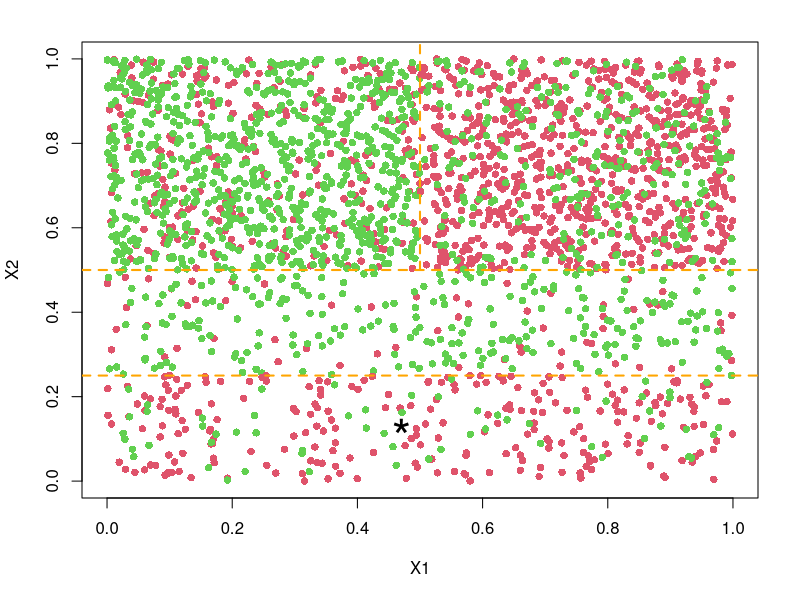
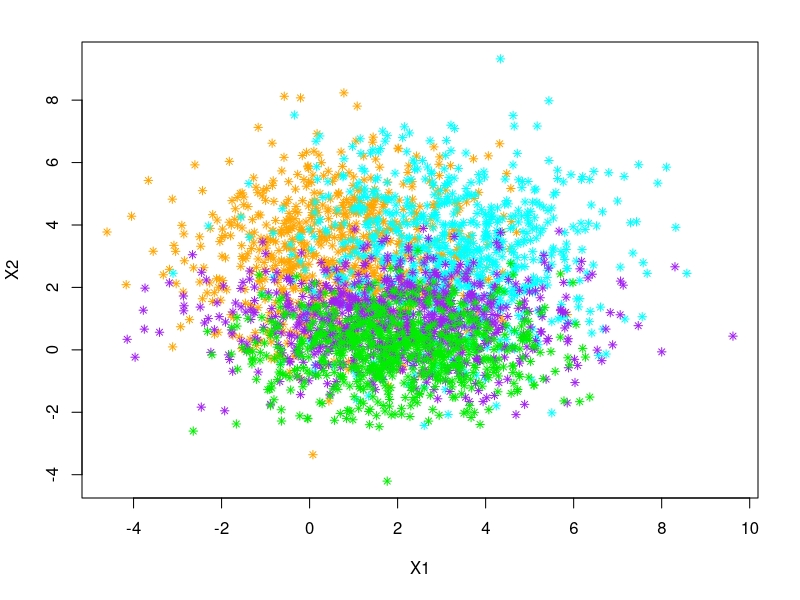
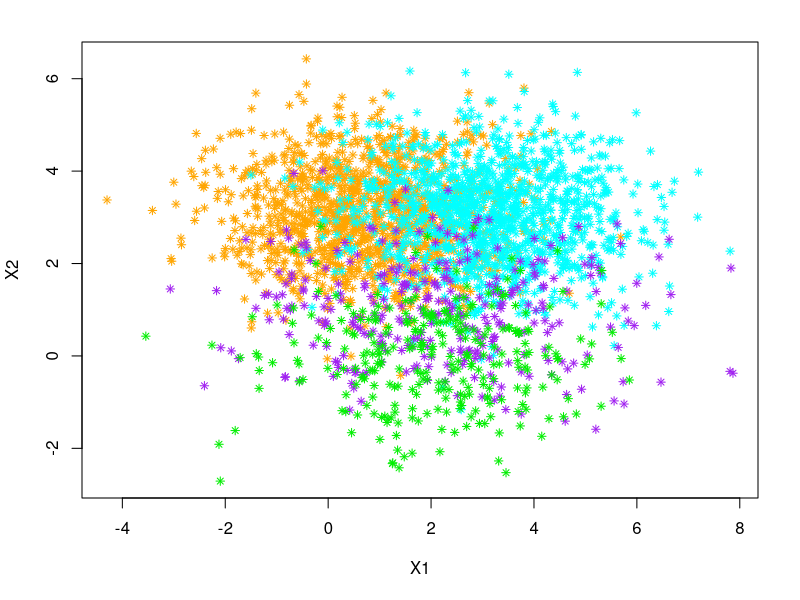

Reproduce these figures in R, in order. (Note: this script raises an error after producing the figures.)
## ---- chunk 1
knitr::opts_chunk$set(tidy = FALSE, fig.width = 8, fig.height = 8, echo = FALSE)
options(htmltools.dir.version = FALSE)
## ---- chunk 2

set.seed(2)

n1 <- 1000; n2 <- 1000; n3 <- 300; n4 <- 300 

prob_classe1_z1 <- 0.25
prob_classe2_z1 <- 0.75

prob_classe1_z2 <- 0.75
prob_classe2_z2 <- 0.25

prob_classe1_z3 <- 0.2
prob_classe2_z3 <- 0.80

prob_classe1_z4 <- 0.80
prob_classe2_z4 <- 0.2


# Zone 1, limit X1 : 0 - 0.5, limit X2 : 0.5 - 1

b_inf_X1_z1 <- 0
b_sup_X1_z1 <- 0.5
b_inf_X2_z1 <- 0.5
b_sup_X2_z1 <- 1

Y.train.z1 <- c(rep(0, n1*prob_classe1_z1), rep(1,n1*prob_classe2_z1))
X.train.z1 <- cbind(runif(n1, b_inf_X1_z1, b_sup_X1_z1) ,  runif(n1, b_inf_X2_z1, b_sup_X2_z1) )
colnames(X.train.z1) <- c("X1", "X2")


# Zone 2, limit X1 : 0.5 - 1, limit X2 : 0.5 - 1

b_inf_X1_z2 <- 0.5
b_sup_X1_z2 <- 1
b_inf_X2_z2 <- 0.5
b_sup_X2_z2 <- 1

Y.train.z2 <- c(rep(0, n2*prob_classe1_z2), rep(1,n2*prob_classe2_z2))
X.train.z2 <- cbind(runif(n2, b_inf_X1_z2, b_sup_X1_z2) ,  runif(n2, b_inf_X2_z2, b_sup_X2_z2) )
colnames(X.train.z2) <- c("X1", "X2")


# Zone 3, limit X1 : 0 - 1, limit X2 : 0.25 - 0.5

b_inf_X1_z3 <- 0
b_sup_X1_z3 <- 1
b_inf_X2_z3 <- 0.25
b_sup_X2_z3 <- 0.5

Y.train.z3 <- c(rep(0, n3*prob_classe1_z3), rep(1, n3*prob_classe2_z3))
X.train.z3 <- cbind(runif(n3, b_inf_X1_z3, b_sup_X1_z3) ,  runif(n3, b_inf_X2_z3, b_sup_X2_z3) )
colnames(X.train.z3) <- c("X1", "X2")


# Zone 4, limit X1 : 0 - 1, limit X2 : 0 - 0.25

b_inf_X1_z4 <- 0
b_sup_X1_z4 <- 1
b_inf_X2_z4 <- 0
b_sup_X2_z4 <- 0.25

Y.train.z4 <- c(rep(0, n4*prob_classe1_z4), rep(1, n4*prob_classe2_z4))
X.train.z4 <- cbind(runif(n4, b_inf_X1_z4, b_sup_X1_z4) ,  runif(n4, b_inf_X2_z4, b_sup_X2_z4) )
colnames(X.train.z4) <- c("X1", "X2")


# Concatenate

Y.train <- c(Y.train.z1, Y.train.z2, Y.train.z3, Y.train.z4)
X.train <- rbind(X.train.z1, X.train.z2, X.train.z3, X.train.z4)


#######
# Graph generation

par(mar=c(5.1,4.1,2.1,2.1))
plot(X.train, col=Y.train+2, xlim=c(0,1), ylim=c(0,1), pch=16, xlab="X1", ylab="X2")
segments(x0=0.5, y0=0.5, x1=0.5, y1=2, col="orange", lw=2, lty=2)
abline(h=0.5, lty=2, col="orange", lw=2)
abline(h=0.25, lty=2, col="orange", lw=2)
points(0.47, 0.13, pch="*", cex=3)
## ---- chunk 3
set.seed(1)
library(mvtnorm)

# Model probabilities (4 balanced classes)
pi0 <- 0.25
pi1 <- 0.25
pi2 <- 0.25
pi3 <- 0.25

# Gaussian dimension
l <- 20

# Gaussian parameters
mu0 <- c(c(0.8,3), rep(c(1,2.5), l/2-1)) ; Sigma0 <- diag(c(c(3,3), rep(c(3,1),l/2-1)) )
mu1 <- c(c(3.2,3), rep(c(2.5,2.5), l/2-1)) ; Sigma1 <- diag(c(c(3,3), rep(c(3,5),l/2-1)) )
mu2 <- c(c(2,1), rep(c(2,2.3),l/2-1)) ; Sigma2 <- diag( (rep(c(4,1),l/2) ) )
mu3 <- c(c(2,0), rep(c(2,1.8),l/2-1)) ; Sigma3 <- diag( (rep(c(2.5,1),l/2) ) )

# Number of training data
n <-3000 # only 3000 to keep figure meaningful
# Sample class label
classe <- sample(x = c(0,1,2,3), size = n, replace = TRUE, prob = c(pi0,pi1,pi2,pi3))
classe <- sort(classe)

couleur <- rep("orange", n)
couleur[classe==1] <- "cyan"
couleur[classe==2] <- "purple"
couleur[classe==3] <- "green2"

n0 <- sum(classe==0)
n1 <- sum(classe==1)
n2 <- sum(classe==2)
n3 <- sum(classe==3)

# Sample from the Gaussians
x.train <- rbind(rmvnorm(n0, mu0, Sigma0),
                 rmvnorm(n1, mu1, Sigma1),
                 rmvnorm(n2, mu2, Sigma2),
                 rmvnorm(n3, mu3, Sigma3))

# Graph generation
plot(x.train[,1], x.train[,2], col=couleur,xlab="X1",ylab="X2",pch=8,cex=0.8)
## ---- chunk 4
library(xtable)
resTOT<-read.table("Gaussian-Balanced-No-Noise/Example-Gaussian-Balanced-No-Noise-Res-10000.txt",header=T)
resTOT<-100*resTOT

Identifier<-c("Bayes classifier","Bagged CARTs","Random forest","LVI-RF","CSRF","CSRF","CSRF","CSRF","CSRF","CSRF","DVSRF","DVSRF","KV-RF","KV-RF","KV-RF","KV-RF","NN-RF","NN-RF","NN-RF")
Characteristics<-c("","","","","Nmin=5","Nmin=10","Nmin=50","Nmin=150","Nmin=250","Nmin=350","k=3000,Bsel=100","k=3000,Bsel=50","alpha=1","alpha=0.75","alpha=0.5","alpha=0.25", "k=1000","k=1500","k=2500")
Table=cbind(Identifier,Characteristics,apply(resTOT,2,mean),paste("(",round(apply(resTOT,2,sd),3),")",sep=""))

TableOrdered=Table[c(1:3,5:10,17:19,4,11:16),]
colnames(TableOrdered)=c("Method","Parameters","Error rate","(sd)")
rownames(TableOrdered)=NULL

knitr::kable(TableOrdered,caption= "First Gaussian example: prediction error rate (percentage), with 10000 training data",booktabs=T,label= "gaussEq10",row.names=NA)


## ---- chunk 5
library(xtable)
resTOT<-read.table("Gaussian-Balanced-With-Noise/Example-Gaussian-Balanced-With-Noise-Res-10000-problem-csrf.txt",header=T)
resTOT<-100*resTOT

Identifier<-c("Bayes classifier","Bagged CARTs","Random forest","LVI-RF","CSRF","CSRF","CSRF","CSRF","CSRF","CSRF","DVSRF","DVSRF","KV-RF","KV-RF","KV-RF","KV-RF","NN-RF","NN-RF","NN-RF")
Characteristics<-c("","","","","Nmin=5","Nmin=10","Nmin=50","Nmin=150","Nmin=250","Nmin=350","k=3000,Bsel=100","k=3000,Bsel=50","alpha=1","alpha=0.75","alpha=0.5","alpha=0.25", "k=1000","k=1500","k=2500")
Table=cbind(Identifier,Characteristics,apply(resTOT,2,mean),paste("(",round(apply(resTOT,2,sd),3),")",sep=""))

TableOrdered=Table[c(1:3,5:10,17:19,4,11:16),]
colnames(TableOrdered)=c("Method","Parameters","Error rate","(sd)")
rownames(TableOrdered)=NULL

knitr::kable(TableOrdered,caption= "First Gaussian example: prediction error rate (percentage), with 10000 training data and 100 noise variables",booktabs=T,label= "gaussEqNoise10",row.names=NA)

## ---- chunk 6
# Model probabilities (4 balanced classes)
pi0 <- 0.40
pi1 <- 0.40
pi2 <- 0.10
pi3 <- 0.10

# Gaussian dimension
l <- 20

# Gaussian parameters
mu0 <- c(c(0.8,3), rep(c(1,2.5), l/2-1)) ; Sigma0 <- diag(c(c(2,1), rep(c(3,1),l/2-1)) )
mu1 <- c(c(3.2,3), rep(c(2.5,2.5), l/2-1)) ; Sigma1 <- diag(c(c(2,1), rep(c(3,5),l/2-1)) )
mu2 <- c(c(2,1), rep(c(2,2.3),l/2-1)) ; Sigma2 <- diag( (rep(c(4,1),l/2) ) )
mu3 <- c(c(2,0), rep(c(2,1.8),l/2-1)) ; Sigma3 <- diag( (rep(c(2.5,1),l/2) ) )

# Number of training data
n <- 3000
# Sample class label
classe <- sample(x = c(0,1,2,3), size = n, replace = TRUE, prob = c(pi0,pi1,pi2,pi3))
classe <- sort(classe)

couleur <- rep("orange", n)
couleur[classe==1] <- "cyan"
couleur[classe==2] <- "purple"
couleur[classe==3] <- "green2"

n0 <- sum(classe==0)
n1 <- sum(classe==1)
n2 <- sum(classe==2)
n3 <- sum(classe==3)

# Sample from the Gaussians
x.train <- rbind(rmvnorm(n0, mu0, Sigma0),
                 rmvnorm(n1, mu1, Sigma1),
                 rmvnorm(n2, mu2, Sigma2),
                 rmvnorm(n3, mu3, Sigma3))

plot(x.train[,1], x.train[,2], col=couleur,xlab="X1",ylab="X2",pch=8,cex=0.8)

## ---- chunk 7
library(xtable)
resTOT<-read.table("Gaussian-Unbalanced-No-Noise/Example-Gaussian-Unbalanced-No-Noise-Res-10000.txt",header=T)
resTOT<-100*resTOT

Identifier<-c("Bayes classifier","Bagged CARTs","Random forest","LVI-RF","CSRF","CSRF","CSRF","CSRF","CSRF","CSRF","DVSRF","DVSRF","KV-RF","KV-RF","KV-RF","KV-RF","NN-RF","NN-RF","NN-RF")
Characteristics<-c(NA,NA,NA,NA,"Nmin=5","Nmin=10","Nmin=50","Nmin=150","Nmin=250","Nmin=350","k=3000,Bsel=100","k=3000,Bsel=50","alpha=1","alpha=0.75","alpha=0.5","alpha=0.25", "k=1000","k=1500","k=2500")
Table=cbind(Identifier,Characteristics,apply(resTOT,2,mean),paste("(",round(apply(resTOT,2,sd),3),")",sep=""))

TableOrdered=Table[c(1:3,5:10,17:19,4,11:16),]
colnames(TableOrdered)=c("Method","Parameters","Error rate","(sd)")
rownames(TableOrdered)=NULL

knitr::kable(TableOrdered,caption= "Second Gaussian example: prediction error rate (percentage), with 10000 training data",booktabs=T,label= "gaussUnb10",row.names=NA)


## ---- chunk 8
library(xtable)
resTOT<-read.table("Gaussian-Unbalanced-With-Noise/Example-Gaussian-Unbalanced-With-Noise-Res-10000-problem-csrf.txt",header=T)
resTOT<-100*resTOT

Identifier<-c("Bayes classifier","Bagged CARTs","Random forest","LVI-RF","CSRF","CSRF","CSRF","CSRF","CSRF","CSRF","DVSRF","DVSRF","KV-RF","KV-RF","KV-RF","KV-RF","NN-RF","NN-RF","NN-RF")
Characteristics<-c("","","","","Nmin=5","Nmin=10","Nmin=50","Nmin=150","Nmin=250","Nmin=350","k=3000,Bsel=100","k=3000,Bsel=50","alpha=1","alpha=0.75","alpha=0.5","alpha=0.25", "k=1000","k=1500","k=2500")
Table=cbind(Identifier,Characteristics,apply(resTOT,2,mean),paste("(",round(apply(resTOT,2,sd),3),")",sep=""))

TableOrdered=Table[c(1:3,5:10,17:19,4,11:16),]
colnames(TableOrdered)=c("Method","Parameters","Error rate","(sd)")
rownames(TableOrdered)=NULL

knitr::kable(TableOrdered,caption= "Second Gaussian example: prediction error rate (percentage), with 10000 training data and 100 noise variables",booktabs=T,label= "gaussUnbNoise10",row.names=NA)

## ---- chunk 9
knitr::include_graphics("Fig4.png")
## ---- chunk 10
library(xtable)
resTOT<-read.table("Population-Genetics/Example-Population-Genetics-Res-problem-csrf.txt",header=T)
resTOT<-100*resTOT

Identifier<-c("Bagged CARTs","Random forest","LVI-RF","CSRF","CSRF","CSRF","DVSRF","DVSRF","KV-RF","KV-RF","KV-RF","KV-RF","NN-RF","NN-RF","NN-RF")
Characteristics<-c("","","","Nmin=50","Nmin=150","Nmin=250","k=3000,Bsel=100","k=3000,Bsel=50","alpha=1","alpha=0.75","alpha=0.5","alpha=0.25", "k=1000","k=1500","k=2500")
Table=cbind(Identifier,Characteristics,apply(resTOT,2,mean),paste("(",round(apply(resTOT,2,sd),3),")",sep=""))
TableOrdered=Table[c(1:2,5:7,13:15,3,8:12),]
colnames(TableOrdered)=c("Method","Parameters","Error rate","(sd)")
rownames(TableOrdered)=NULL

knitr::kable(TableOrdered,caption= "Population Genetics example: prediction error rate (percentage), with 10000 training data and 1000 test data",booktabs=T,label= "GenPopResults",row.names=NA)

## ---- chunk 11
sessionInfo()
